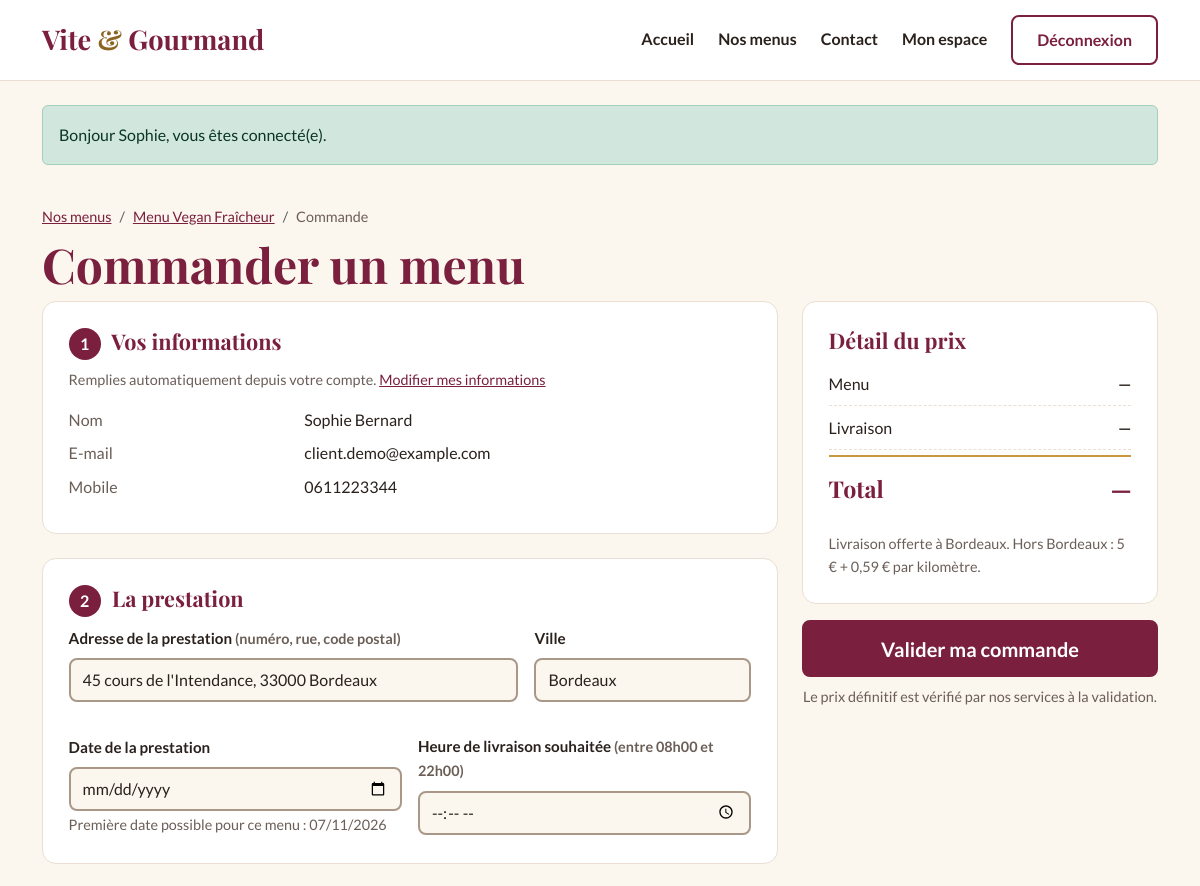
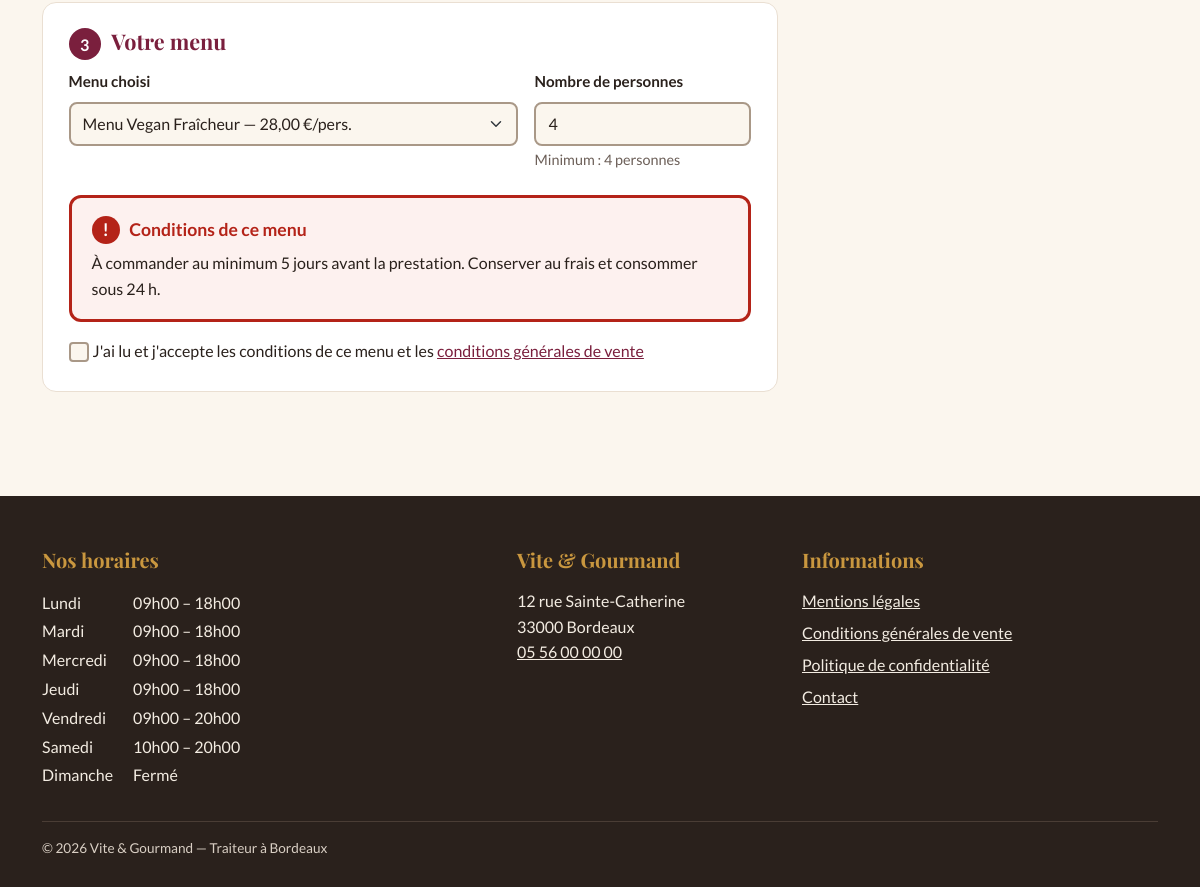
Page /commande?menu=5 (signed in) on the committed database (2 pictures, top to bottom).
### tables this page shows
CREATE TABLE menu (
    menu_id                  INT            NOT NULL AUTO_INCREMENT,
    titre                    VARCHAR(100)   NOT NULL,
    description              TEXT           NOT NULL,
    nombre_personne_minimum  INT            NOT NULL,
    prix_par_personne        DECIMAL(8,2)   NOT NULL,
    conditions               TEXT           NULL,
    delai_commande_jours     INT            NOT NULL DEFAULT 0,   
    quantite_restante        INT            NOT NULL DEFAULT 0,
    theme_id                 INT            NOT NULL,
    regime_id                INT            NOT NULL,
    PRIMARY KEY (menu_id),
    CONSTRAINT fk_menu_theme  FOREIGN KEY (theme_id)  REFERENCES theme (theme_id),
    CONSTRAINT fk_menu_regime FOREIGN KEY (regime_id) REFERENCES regime (regime_id),
    CONSTRAINT ck_menu_nb_personne CHECK (nombre_personne_minimum >= 1),
    CONSTRAINT ck_menu_prix        CHECK (prix_par_personne >= 0),
    CONSTRAINT ck_menu_stock       CHECK (quantite_restante >= 0),
    CONSTRAINT ck_menu_delai       CHECK (delai_commande_jours >= 0)
);

CREATE TABLE utilisateur (
    utilisateur_id  INT           NOT NULL AUTO_INCREMENT,
    email           VARCHAR(180)  NOT NULL,
    password        VARCHAR(255)  NOT NULL,
    nom             VARCHAR(50)   NOT NULL,
    prenom          VARCHAR(50)   NOT NULL,
    telephone       VARCHAR(20)   NULL,
    ville           VARCHAR(80)   NULL,
    pays            VARCHAR(50)   NULL DEFAULT 'France',
    adresse_postale VARCHAR(255)  NULL,
    role_id         INT           NOT NULL,
    actif           BOOLEAN       NOT NULL DEFAULT TRUE,
    date_creation   DATETIME      NOT NULL DEFAULT CURRENT_TIMESTAMP,
    PRIMARY KEY (utilisateur_id),
    UNIQUE KEY uk_utilisateur_email (email),
    CONSTRAINT fk_utilisateur_role FOREIGN KEY (role_id) REFERENCES role (role_id)
);

CREATE TABLE horaire (
    horaire_id       INT          NOT NULL AUTO_INCREMENT,
    jour             VARCHAR(10)  NOT NULL,
    ordre            TINYINT      NOT NULL,
    heure_ouverture  TIME         NULL,
    heure_fermeture  TIME         NULL,
    PRIMARY KEY (horaire_id),
    UNIQUE KEY uk_horaire_jour (jour)
);

### templates/pages/commande.php (the view, shortened to what the rows shown need)
<?php
$selection = null;
foreach ($menus as $m) {
    if ((int) $m['menu_id'] === (int) ($valeurs['menu_id'] ?? $menuId)) {
        $selection = $m;
    }
}
$nbDefaut = $valeurs['nombre_personne'] ?? ($selection['nombre_personne_minimum'] ?? '');
?>
<div class="container pb-5">
    <nav aria-label="Fil d'Ariane" class="fil">
        <ol class="breadcrumb">
            <?php if ($selection): ?><li class="breadcrumb-item"><a href="/menu?id=<?= (int) $selection['menu_id'] ?>"><?= e($selection['titre']) ?></a></li><?php endif; ?>
        </ol>
    </nav>
    <h1>Commander un menu</h1>
    <form method="post" action="/commande" id="form-commande" novalidate>
        <div class="row g-4">
            <div class="col-lg-8">
                <section class="carte mb-4" aria-labelledby="etape-1">
                    <h2 id="etape-1" class="h3"><span class="num-etape" aria-hidden="true">1</span> Vos informations</h2>
                    <dl class="row mb-0 infos-client">
                        <dt class="col-sm-4">Nom</dt><dd class="col-sm-8"><?= e($client['prenom'] . ' ' . $client['nom']) ?></dd>
                        <dt class="col-sm-4">E-mail</dt><dd class="col-sm-8"><?= e($client['email']) ?></dd>
                        <dt class="col-sm-4">Mobile</dt><dd class="col-sm-8"><?= e($client['telephone'] ?? '—') ?></dd>
                    </dl>
                </section>
                <section class="carte mb-4" aria-labelledby="etape-2">
                    <h2 id="etape-2" class="h3"><span class="num-etape" aria-hidden="true">2</span> La prestation</h2>
                    <?php partial('champs-prestation', ['erreurs' => $erreurs, 'valeurs' => $valeurs, 'delai' => $selection['delai_commande_jours'] ?? 1]); ?>
                </section>
                <section class="carte mb-4" aria-labelledby="etape-3">
                    <h2 id="etape-3" class="h3"><span class="num-etape" aria-hidden="true">3</span> Votre menu</h2>
                    <div class="row g-3">
                        <div class="col-md-4">
                            <label for="nombre_personne" class="form-label">Nombre de personnes</label>
                            <input type="number" class="form-control<?= attrErreur($erreurs, 'nombre_personne') ?>" id="nombre_personne" name="nombre_personne"
                                   value="<?= e($nbDefaut) ?>" min="<?= (int) ($selection['nombre_personne_minimum'] ?? 1) ?>" max="500" step="1" required
                                   aria-describedby="aide-nb-personnes" data-devis>
                            <small id="aide-nb-personnes" class="text-aide">Minimum : <span id="nb-min"><?= (int) ($selection['nombre_personne_minimum'] ?? 1) ?></span> personnes</small>
                        </div>
                    </div>
                </section>
            </div>
            <div class="col-lg-4">
                <div class="colle">
                </div>
            </div>
        </div>
    </form>
</div>

### templates/partials/champs-prestation.php (shortened to what the rows shown need)
<?php
$v = fn (string $k) => e($valeurs[$k] ?? '');
?>
<div class="row g-3">
    <div class="col-md-8">
        <label for="adresse_prestation" class="form-label">Adresse de la prestation <span class="text-aide">(numéro, rue, code postal)</span></label>
        <input type="text" class="form-control<?= attrErreur($erreurs, 'adresse_prestation') ?>" id="adresse_prestation" name="adresse_prestation"
               value="<?= $v('adresse_prestation') ?>" required maxlength="255" autocomplete="street-address" data-devis>
    </div>
    <div class="col-md-4">
        <label for="ville_prestation" class="form-label">Ville</label>
        <input type="text" class="form-control<?= attrErreur($erreurs, 'ville_prestation') ?>" id="ville_prestation" name="ville_prestation"
               value="<?= $v('ville_prestation') ?>" required maxlength="80" autocomplete="address-level2" data-devis>
    </div>
</div>

### templates/partials/footer.php (shortened to what the rows shown need)
<?php use App\Models\Horaire; $horaires = Horaire::tous(); ?>
<footer class="pied">
    <div class="container">
        <div class="row g-4">
            <div class="col-md-5">
                <h2 class="titre-pied">Nos horaires</h2>
                <table class="horaires">
                    <tbody>
                    <?php foreach ($horaires as $h): ?>
                        <tr>
                            <th scope="row"><?= e($h['jour']) ?></th>
                            <td>
                                <?= $h['heure_ouverture']
                                    ? e(Horaire::format($h['heure_ouverture'])) . ' – ' . e(Horaire::format($h['heure_fermeture']))
                                    : 'Fermé' ?>
                            </td>
                        </tr>
                    <?php endforeach; ?>
                    </tbody>
                </table>
            </div>
            <div class="col-md-3">
                <h2 class="titre-pied">Vite &amp; Gourmand</h2>
            </div>
            <div class="col-md-4">
                <h2 class="titre-pied">Informations</h2>
            </div>
        </div>
    </div>
</footer>

### rows in the picture
menu: titre "Menu Vegan Fraîcheur", nombre_personne "4", nombre_personne_minimum "4"
utilisateur: prenom+nom "Sophie Bernard", email "client.demo@example.com", telephone "0611223344", adresse_prestation "45 cours de l'Intendance, 33000 Bordeaux", ville_prestation "Bordeaux"
horaire: jour "Lundi", heure_ouverture "09h00", heure_fermeture "18h00"
horaire: jour "Mardi", heure_ouverture "09h00", heure_fermeture "18h00"
horaire: jour "Mercredi", heure_ouverture "09h00", heure_fermeture "18h00"
horaire: jour "Jeudi", heure_ouverture "09h00", heure_fermeture "18h00"
horaire: jour "Vendredi", heure_ouverture "09h00", heure_fermeture "20h00"
horaire: jour "Samedi", heure_ouverture "10h00", heure_fermeture "20h00"
horaire: jour "Dimanche", shows "Fermé"

### other values in the picture
$m['message'] "Bonjour Sophie, vous êtes connecté(e)."
form field menu_id "Menu Vegan Fraîcheur — 28,00 €/pers."
